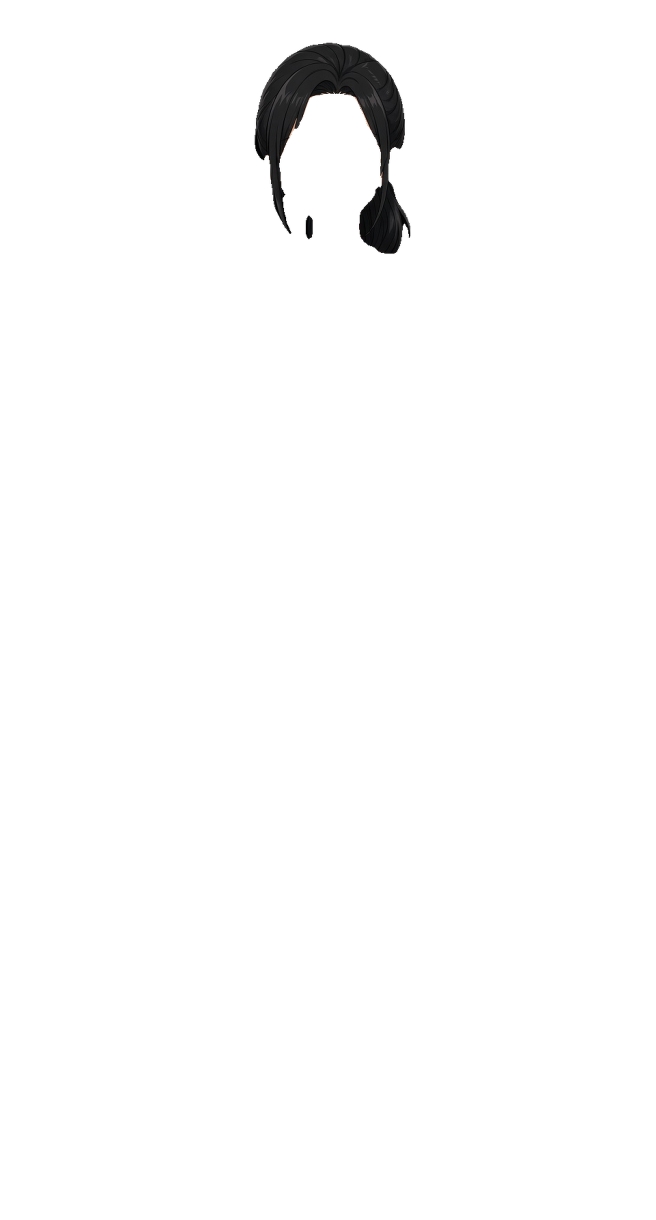
#> input picture ref/franzi/segments/04-bikini-fullbody/black-hair.png, 1312 x 2440 px, found by its file name (shown at 1/2 size)
$ python pieces.py
#> lines starting #> are read from the running program, lines starting #| are printed output that depends on the picture; after the words box and inside, x2 and y2 are one past the last pixel; in counts of white or black regions, pixels touching at a corner belong together
"""Cut Franzi's hair layer into pieces and trace each on its own (trace-reference skill), because one smoothed outline destroys the
thin parts. Pieces, all in head radii (the calibration of trace.py): `dome` (the skull's hair, closed behind the face), `left`
(the long lock down the viewer's left) and `tail` (the curtain down the viewer's right, which runs into the ponytail).

    ./harness/run.sh harness/franzi_hair/face_trace.py
    ./harness/run.sh harness/franzi_hair/pieces.py

Writes out/franzi_hair/pieces.json and out/franzi_hair/pieces.png (the cut, on the contrast-stretched hair).
"""

import json
import sys
from pathlib import Path

import numpy as np
from PIL import Image
from scipy import ndimage

sys.path.insert(0, "/Users/henrik/git/anime-character-creator/.claude/skills/trace-reference")
import trace_lib as tl  # noqa: E402

OUT = Path("out/franzi_hair")
OX, OY, S = 660.0, 270.5, 175.7
ERODE = 3
raw = ndimage.binary_fill_holes(np.array(Image.open("ref/franzi/segments/04-bikini-fullbody/black-hair.png"))[..., 3] > 128)
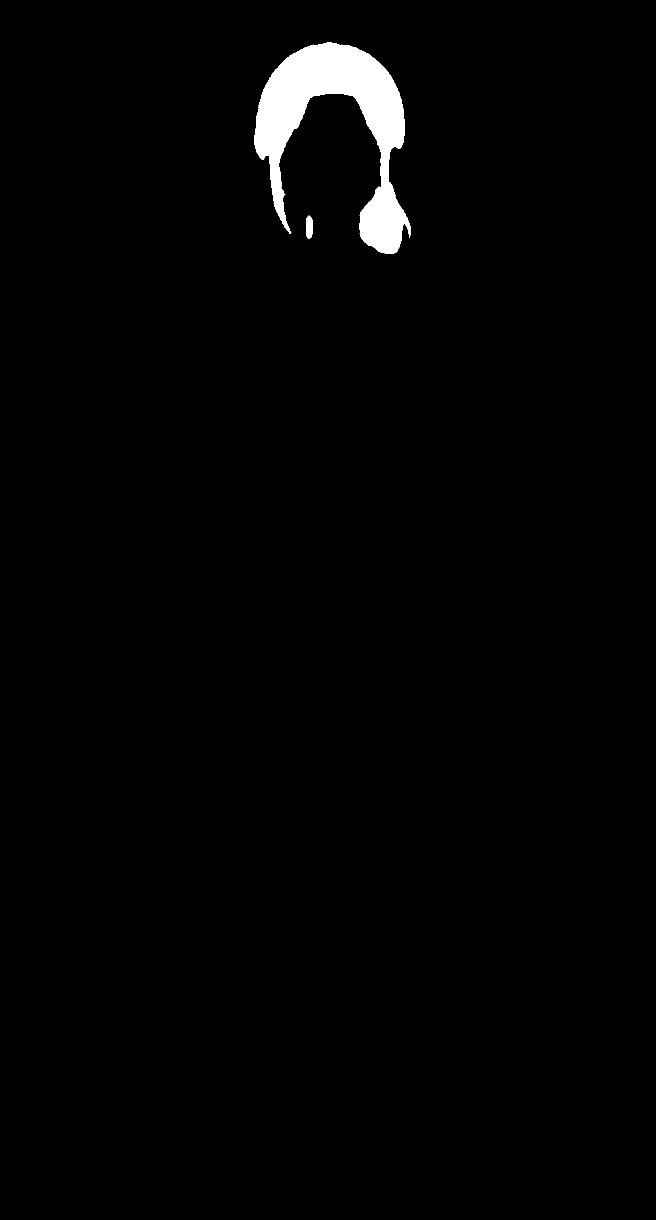
#> raw: shape (2440, 1312) bool (shown at 1/2 size); 1.6% white; 2 white regions, box (x1, y1, x2, y2) and area: (509, 85, 821, 507) 51768, (612, 431, 625, 478) 526
hair = ndimage.binary_erosion(raw, iterations=ERODE)
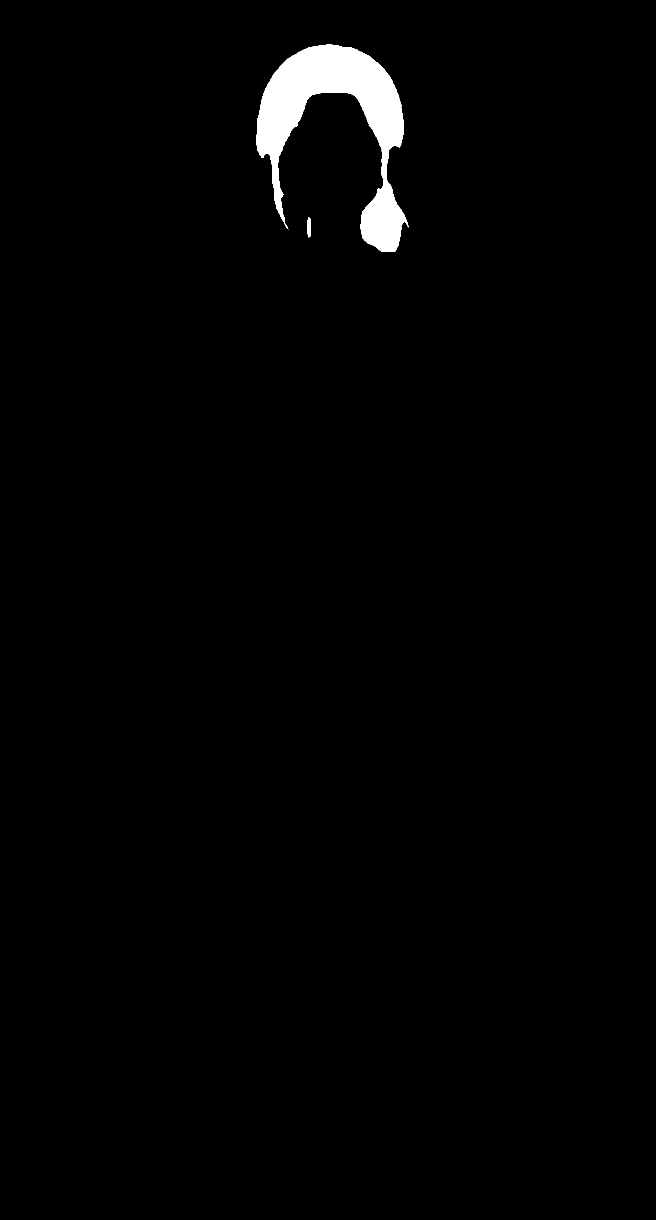
#> hair: shape (2440, 1312) bool (shown at 1/2 size); 1.5% white; 3 white regions (1 under 20 px), largest, box (x1, y1, x2, y2) and area: (512, 88, 818, 504) 46541, (615, 434, 622, 475) 251
#> (the run stopped early here; a loop or call above may not have finished)

$ run again, with ref/franzi/segments/04-bikini-fullbody/woman.png copied over ref/franzi/segments/04-bikini-fullbody/black-hair.png
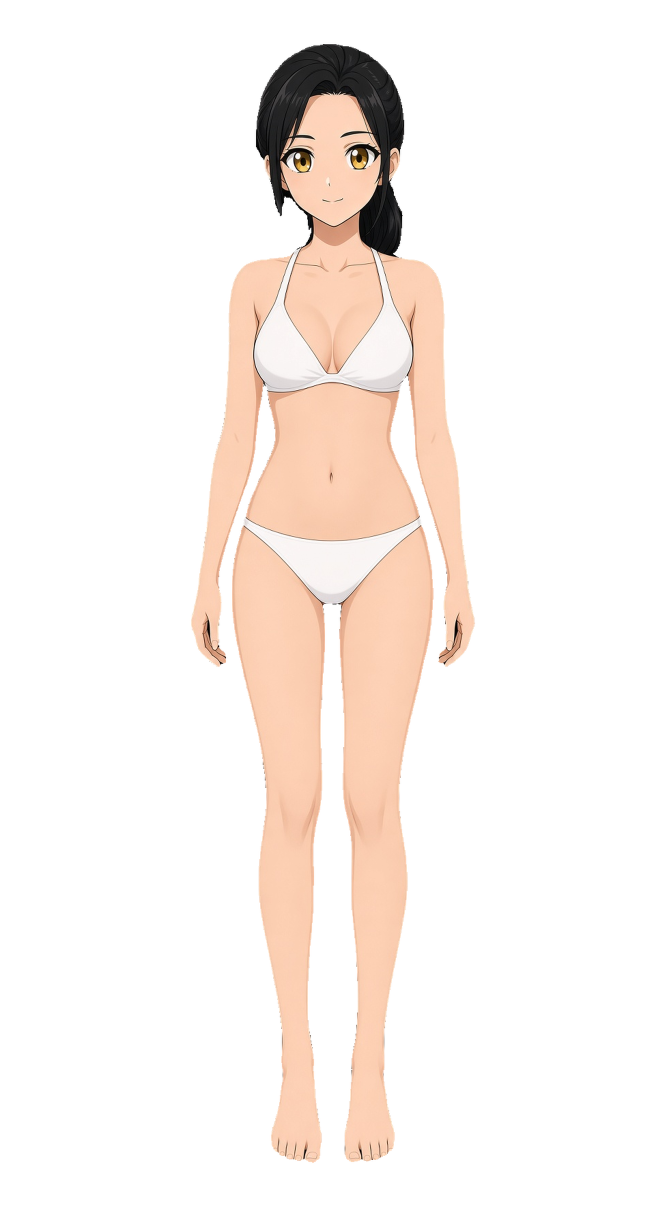
#> input picture ref/franzi/segments/04-bikini-fullbody/woman.png, 1312 x 2440 px, found by its file name (shown at 1/2 size)
#> `raw = ndimage.binary_fill_holes(np.array(Image.open("ref/franzi/segmen..`:
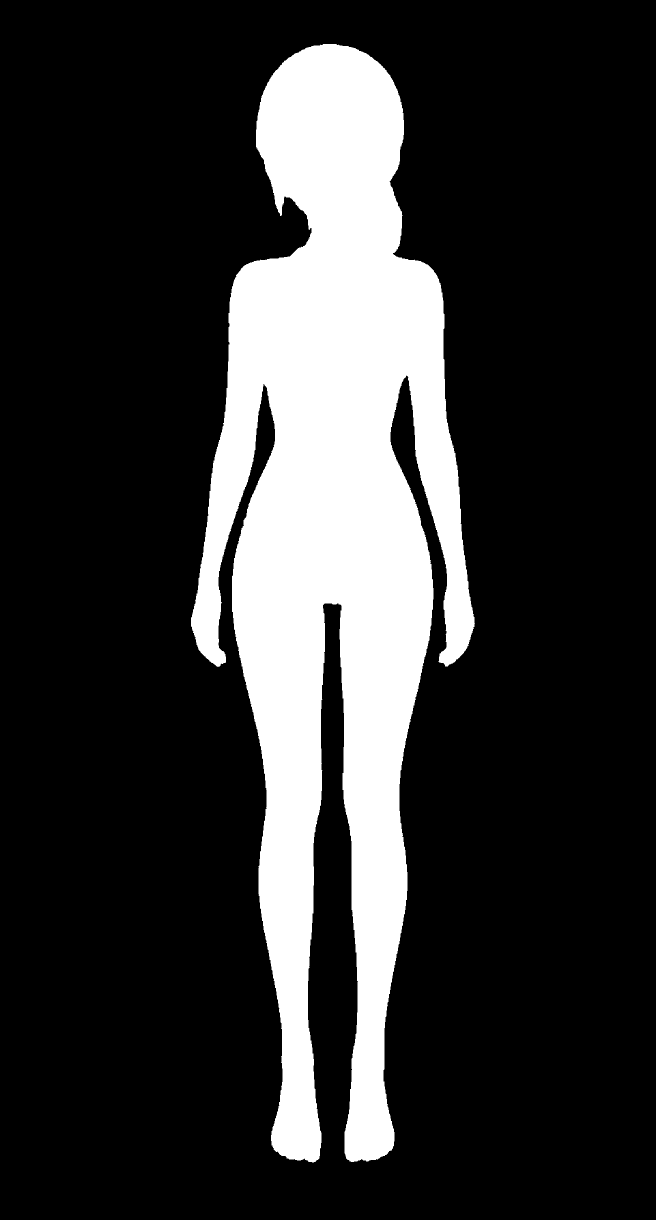
#> raw: shape (2440, 1312) bool (shown at 1/2 size); 20.2% white; 1 white region, box (x1, y1, x2, y2) and area: (382, 88, 950, 2325) 647864
#> `hair = ndimage.binary_erosion(raw, iterations=ERODE)`:
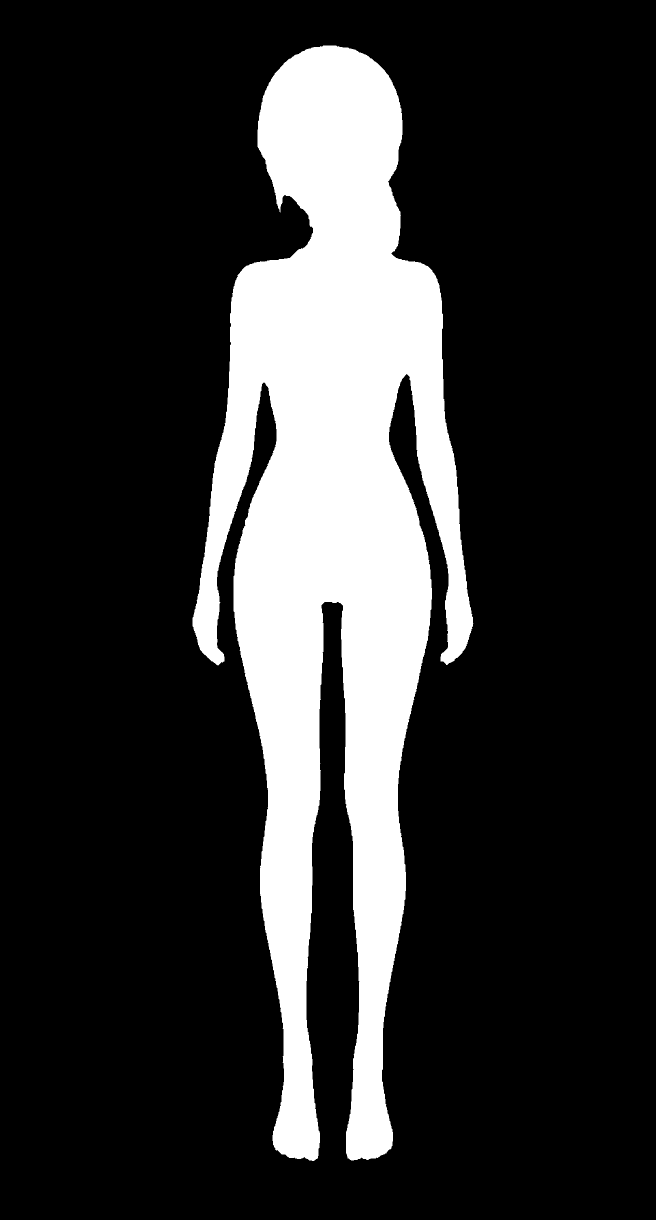
#> hair: shape (2440, 1312) bool (shown at 1/2 size); 19.3% white; 1 white region, box (x1, y1, x2, y2) and area: (385, 91, 947, 2322) 619124
